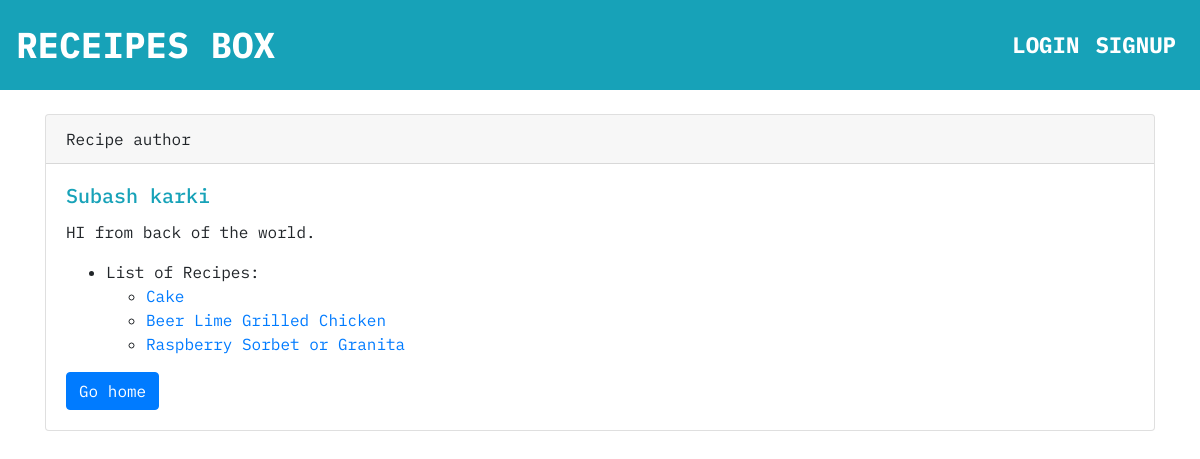
/author/1/, run on an earlier commit of the app's database.
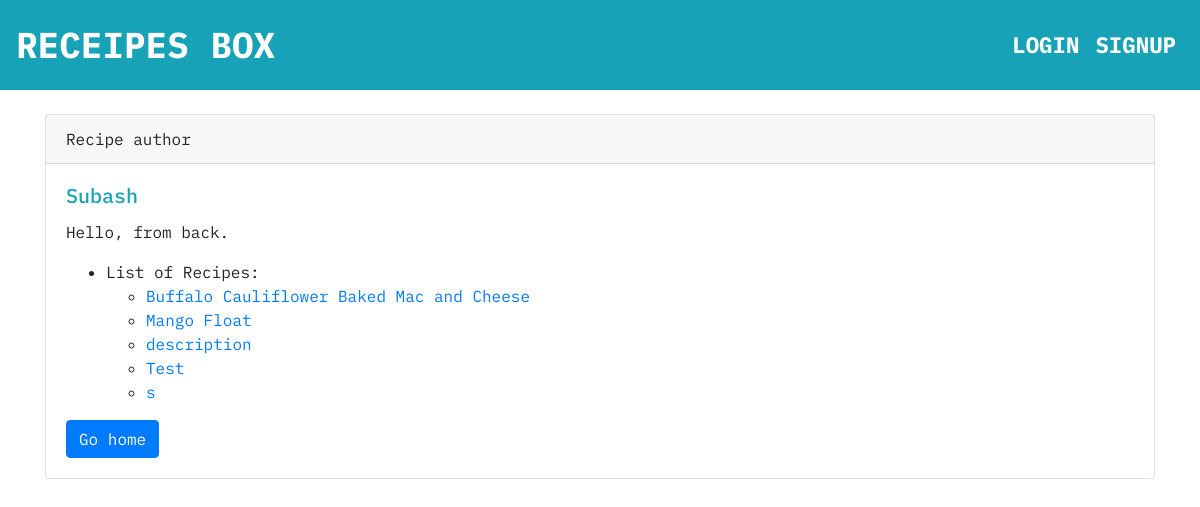
And on a later commit of the database.
### recipe/models.py (models this page shows, shortened)
class Author(models.Model):
    name = models.CharField(max_length=30)
    bio = models.TextField()
    user = models.OneToOneField(User, on_delete=models.CASCADE)

class Recipe(models.Model):
    author = models.ForeignKey(Author, on_delete=models.CASCADE)
    title = models.CharField(max_length=50)
    description = models.TextField()
    time_required = models.CharField(max_length=30)
    instructions = models.TextField(default="Instruction coming soon.")
    imageUrl = models.TextField(default='https://d2ebzu6go672f3.cloudfront.net/media/content/images'
                                        '/p3_MedDiet_W1806_gi667751254.jpg')
    date_created = models.DateTimeField(default=timezone.now)

### recipe/views.py (the view)
# urls.py: path('author/<int:author_id>/', views.author_detail, name="authorDetail"),
def author_detail(request, author_id):
    author = get_object_or_404(Author, pk=author_id)
    recipes = Recipe.objects.all()
    return render(request, 'recipe/authorDetail.html', {
        'author': author,
        'recipes': recipes,
    })

### recipe/templates/recipe/authorDetail.html
{% extends 'base.html' %} {% block content %}
<div class="card">
  <div class="card-header">
    Recipe author
  </div>
  <div class="card-body">
    <h5 class="card-title text-info">  {{author.name}}</h5>
    <p class="card-text">
      {{author.bio}}
    </p>
    <ul>
      <li>
        List of Recipes:
      </li>
      <ul>
      {% for recipe in recipes %}
      {% if author.id == recipe.author.id %}
          <li> <a href="{% url 'recipes:recipe_detail' recipe.id %}">{{recipe.title}}</a></li>
      {% endif %}
      {% endfor %}
      </ul>
    </ul>
    <a href="/" class="btn btn-primary">Go home</a>
  </div>
</div>
{% endblock content %}

### templates/base.html (shortened to what this page needs)
{% load static %}
<html lang="en">
  <head>
    <link
      rel="stylesheet"
      href="https://maxcdn.bootstrapcdn.com/bootstrap/4.0.0/css/bootstrap.min.css"
    />
    <link rel="stylesheet" href="{% static 'css/style.css' %}" />
  </head>
  <body>
    <nav class="navbar navbar-expand-lg navbar-light bg-info sticky-top">
      <a class="navbar-brand receipes_box_nav" href="/">RECEIPES BOX</a>
      <div class="collapse navbar-collapse justify-content-end" id="navbarNav">
        <ul class="navbar-nav">
          {% if request.user.is_authenticated %}
          <li class="nav-item">
            <a class="nav-link nav_a" href="{% url 'recipes:userpage' %}"
              >My Recipes</a
            >
          </li>
          <li class="nav-item">
            <a class="nav-link nav_a" href="{% url 'recipes:logout_page' %}"
              >Logout</a
            >
          </li>
          {%else%}
          <li class="nav-item">
            <a
              class="nav-link nav-brand nav_a"
              href="{% url 'recipes:login_page' %}"
              >Login</a
            >
          </li>
          <li class="nav-item">
            <a class="nav-link nav_a" href="{% url 'recipes:register_page' %}"
              >Signup</a
            >
          </li>
          {%endif%}
        </ul>
      </div>
    </nav>
    <main class="container">
      {% block content %} {% endblock %}
    </main>
  </body>
</html>

### static/css/style.css (style rules this page uses)
html, body { font-family: "IBM Plex Mono", monospace !important; background-image: url("https://images.unsplash.com/photo-1495195129352-aeb325a55b65?ixlib=rb-1.2.1&auto=format&fit=crop&w=2255&q=80"); }
nav { height: 90px !important; margin-bottom: 2%; }
.nav_a { padding-left: 19px; font-size: 1.4em; text-transform: uppercase; font-weight: 700; color: white !important }
.receipes_box_nav { font-size: 36px !important; font-weight: 700 !important; font-family: "IBM Plex Mono", monospace; color: white !important }
.card-text { font-family: "IBM Plex Mono", monospace; }
.card { margin-top: 1% !important; }
main { padding- bottom:20px; min-height: calc(100vh - 90px - 90px) }

What changed in the data, as far as the page shows it:
removed Recipe: title "Cake"
no longer on this page (row edited): Recipe: title "Beer Lime Grilled Chicken"
no longer on this page (row edited): Recipe: title "Raspberry Sorbet or Granita"
changed Author: name "Subash karki" → "Subash"; bio "HI from back of the world." → "Hello, from back."
added Recipe: title "Buffalo Cauliflower Baked Mac and Cheese"
now on this page (row edited): Recipe: title "Mango Float"
added Recipe: title "description"
added Recipe: title "Test"
added Recipe: title "s"
